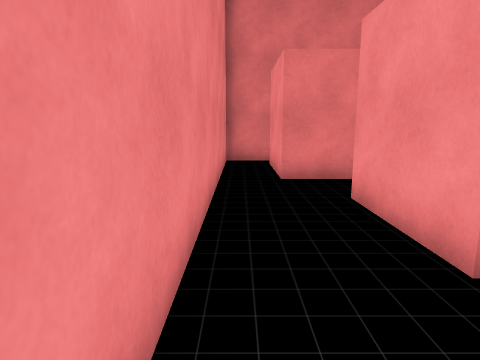
[1] (above)

13 first-person views from a walk through a Unity game level. The camera is 1.3 m above the floor, tilts 10° down and sees 75° across. The floor is counted in squares, 1 m on a side. Each view is taken from the middle of a square. On the plan, view 1 faces up. The plan holds only what a view shows up to about 14 squares ahead; the rest is blank.

[2]
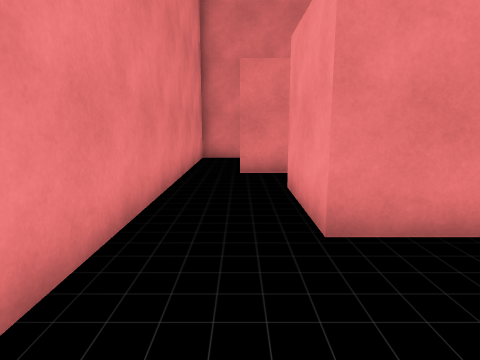

[3]
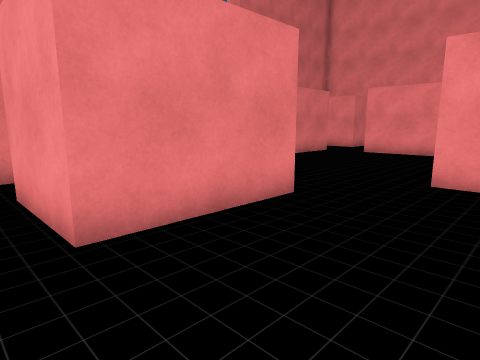

[4]
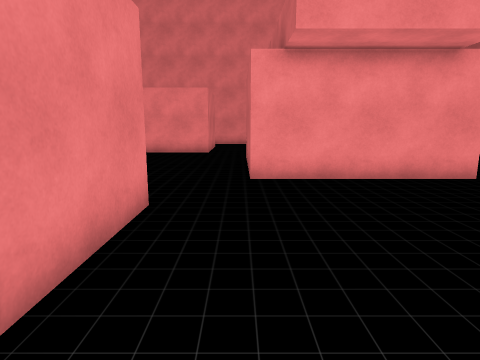

[5]
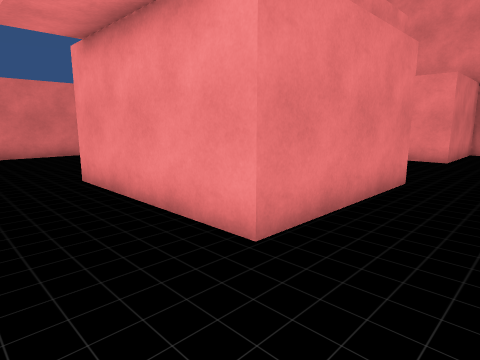

[6]
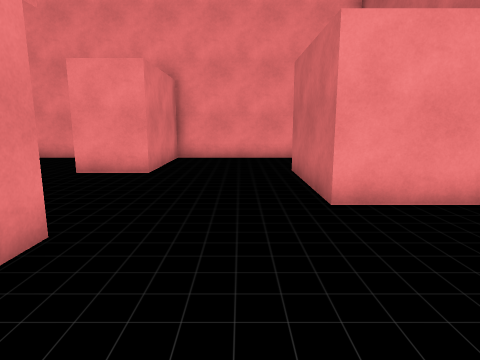

[7]
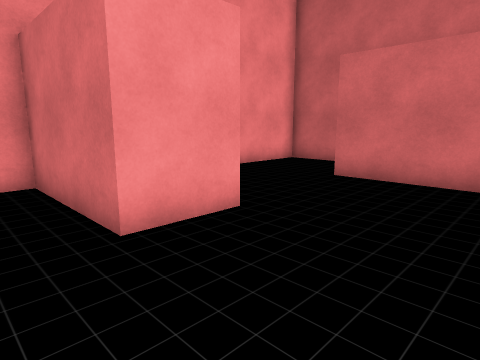

[8]
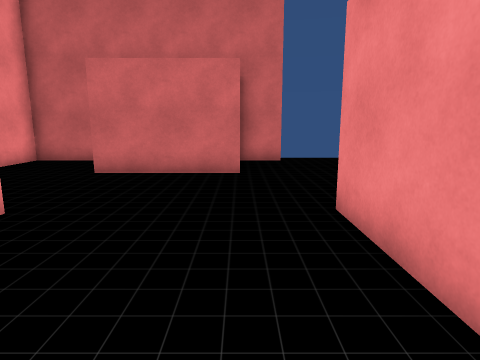

[9]
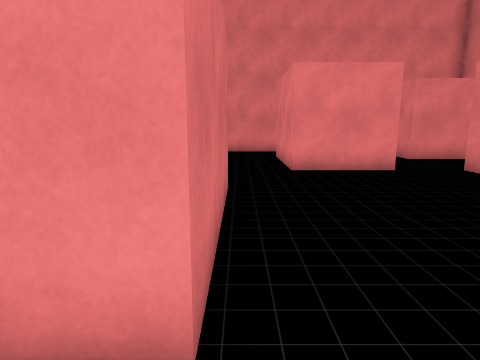

[10]
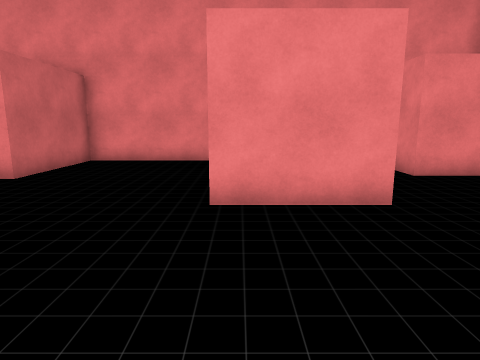

[11]
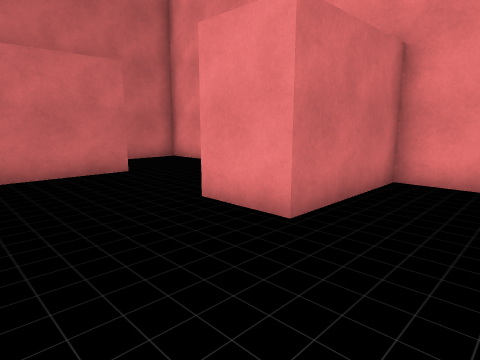

[12]
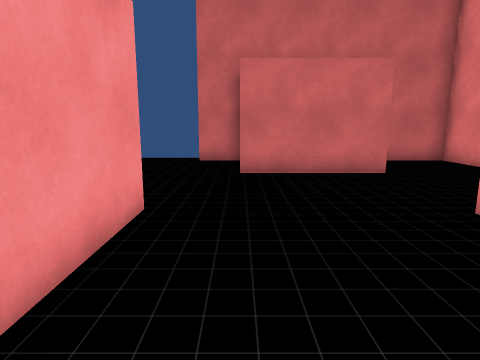

[13]
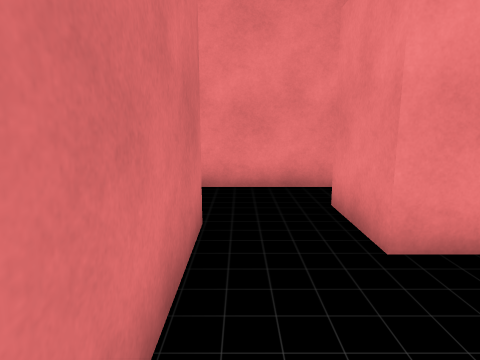

### Floor plan
Points are (right, up) in squares from view 1. A wall is a line through its corners. A room is listed if a view was taken in it or the views show most of it. See-through windows are left out.
Room 1 (views 1, 2, 3, 4, 5, 6, 7, 8, 9, 11, 12)
walls: (13.5, -1.8) (13.5, -4.8) (8.5, -4.8) (8.5, 0.8); (13.4, -11.5) (15, -11.5); (15, -11) (15, -8.5) (19, -8.5); (7, -11.5) (8.5, -11.5); (13.5, 0.8) (13.5, -0.2); (2.9, -8.5) (7, -8.5); (6, 2.5) (2, 2.5) (2, 5.5) (3.5, 5.5); (20.4, -11.5) (22.5, -11.5) (22.5, -4.5) (18.5, -4.5) (18.5, -2.5) (22.5, -2.5) (22.5, 1.1); (-0.5, -9.6) (-0.5, -11.5) (1.6, -11.5); (3, 7.5) (1, 7.5); (-0.5, 7.5) (-0.5, -2.5) (3.5, -2.5) (3.5, -4.5)
ways out: opening at (7, 2) to room 2; opening at (2.5, 6.5)
Room 2 (views 10, 13)
walls: (10.8, 7.5) (6, 7.5); (8.5, 0.8) (13.5, 0.8); (6, 5.6) (6, 2.5); (16, 2.4) (16, 4.2)
ways out: opening at (7, 2) to room 1; opening at (6, 6.5)

Positions as (right, up) in squares from view 1, and headings:
1: (0, 0), facing up
2: (1, -1), facing up
3: (1, -1), facing up-right
4: (1, 1), facing right
5: (6, -7), facing up-right
6: (10, -7), facing right
7: (15, -1), facing down-right
8: (15, 0), facing down
9: (15, 1), facing left
10: (11, 3), facing left
11: (7, 0), facing down-left
12: (7, 0), facing down
13: (6, 6), facing left
